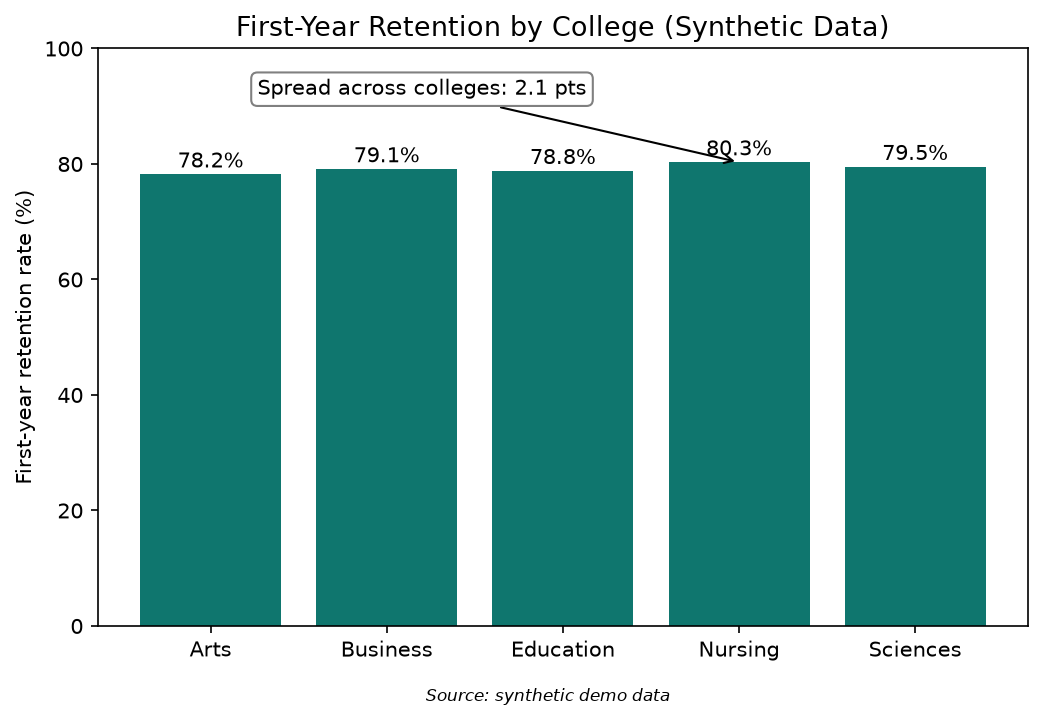

This chart was generated by the following Python code:
"""FIXED: the same data with an honest axis.

Bars start at zero, the palette is calm, the title describes instead of
shouts, and an annotation reports what the data actually says: the spread
across colleges is 2.1 percentage points.
All data is synthetic, invented for teaching.
"""
import matplotlib
matplotlib.use("Agg")  # headless-safe
import matplotlib.pyplot as plt
import os

HERE = os.path.dirname(os.path.abspath(__file__))

colleges = ["Arts", "Business", "Education", "Nursing", "Sciences"]
retention = [78.2, 79.1, 78.8, 80.3, 79.5]  # synthetic demo data

fig, ax = plt.subplots(figsize=(8, 5))
bars = ax.bar(colleges, retention, color="#0f766e")
ax.set_ylim(0, 100)  # <-- THE FIX: bars start at zero
ax.set_ylabel("First-year retention rate (%)")
ax.set_title("First-Year Retention by College (Synthetic Data)", fontsize=13)
for bar, val in zip(bars, retention):
    ax.text(bar.get_x() + bar.get_width() / 2, bar.get_height() + 1.2,
            f"{val}%", ha="center", fontsize=10)
ax.annotate("Spread across colleges: 2.1 pts",
            xy=(3, 80.3), xytext=(1.2, 92),
            arrowprops=dict(arrowstyle="->", color="black"),
            fontsize=10, ha="center",
            bbox=dict(boxstyle="round,pad=0.3", fc="white", ec="gray"))
fig.text(0.5, 0.01, "Source: synthetic demo data", ha="center",
         fontsize=8, style="italic")
fig.savefig(os.path.join(HERE, "fixed.png"), dpi=150, bbox_inches="tight")
print("saved", os.path.join(HERE, "fixed.png"))
